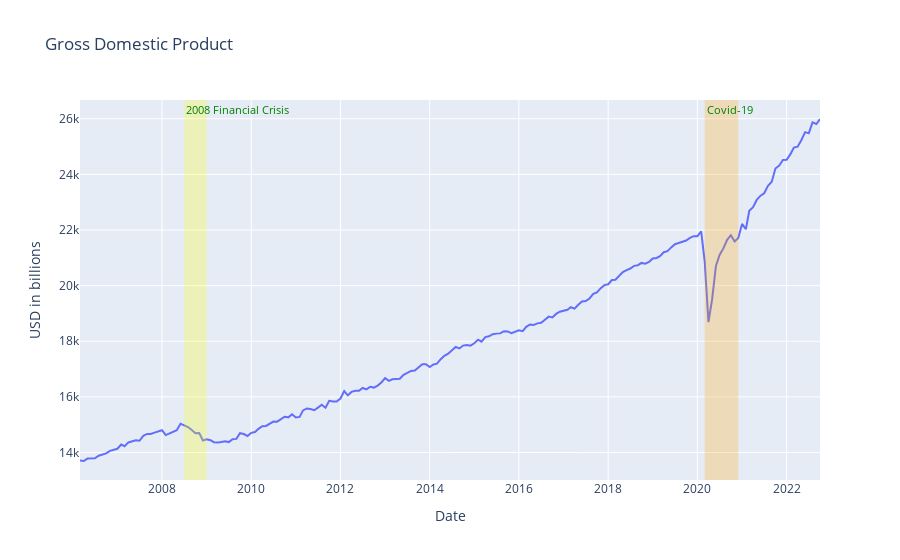

Notebook source saved alongside this figure:
### Markdown cell above
### Line plot for GDP

### Code cell
GDP_fig = px.line(data, x=data.Date, y = data['Nominal GDP'], title='Gross Domestic Product')
GDP_fig.update_yaxes(title_text = 'USD in billions')
GDP_fig.update_layout(legend_title_text = 'Legend')

GDP_fig.add_vrect(x0="2008-07-01", x1="2009-01-01", 
              annotation_text="2008 Financial Crisis", annotation_position="top left",  
              annotation_font_size=11,
              annotation_font_color="Green",
              fillcolor="yellow", opacity=0.25, line_width=0)

GDP_fig.add_vrect(x0="2020-03-01", x1="2020-12-01", 
              annotation_text="Covid-19", annotation_position="top left",  
              annotation_font_size=11,
              annotation_font_color="Green",
              fillcolor="orange", opacity=0.25, line_width=0)



GDP_fig.show()

### Figure 1 — Plotly figure (JSON) as saved in the notebook; plotly's stock layout.template omitted (floating-point values rounded to 4 significant figures; data arrays with more than 128 entries replaced by an {"elided": "..."} marker saying what was removed)
{"data": [{"hovertemplate": "Date=%{x}<br>Nominal GDP=%{y}<extra></extra>", "legendgroup": "", "line": {"color": "#636efa", "dash": "solid"}, "marker": {"symbol": "circle"}, "mode": "lines", "name": "", "orientation": "v", "showlegend": false, "type": "scatter", "x": {"elided": "200 str values"}, "xaxis": "x", "y": {"elided": "200 float values"}, "yaxis": "y"}], "layout": {"annotations": [{"font": {"color": "Green", "size": 11}, "showarrow": false, "text": "2008 Financial Crisis", "x": "2008-07-01", "xanchor": "left", "xref": "x", "y": 1, "yanchor": "top", "yref": "y domain"}, {"font": {"color": "Green", "size": 11}, "showarrow": false, "text": "Covid-19", "x": "2020-03-01", "xanchor": "left", "xref": "x", "y": 1, "yanchor": "top", "yref": "y domain"}], "legend": {"title": {"text": "Legend"}, "tracegroupgap": 0}, "shapes": [{"fillcolor": "yellow", "line": {"width": 0}, "opacity": 0.25, "type": "rect", "x0": "2008-07-01", "x1": "2009-01-01", "xref": "x", "y0": 0, "y1": 1, "yref": "y domain"}, {"fillcolor": "orange", "line": {"width": 0}, "opacity": 0.25, "type": "rect", "x0": "2020-03-01", "x1": "2020-12-01", "xref": "x", "y0": 0, "y1": 1, "yref": "y domain"}], "title": {"text": "Gross Domestic Product"}, "xaxis": {"anchor": "y", "domain": [0, 1], "title": {"text": "Date"}}, "yaxis": {"anchor": "x", "domain": [0, 1], "title": {"text": "USD in billions"}}}}
